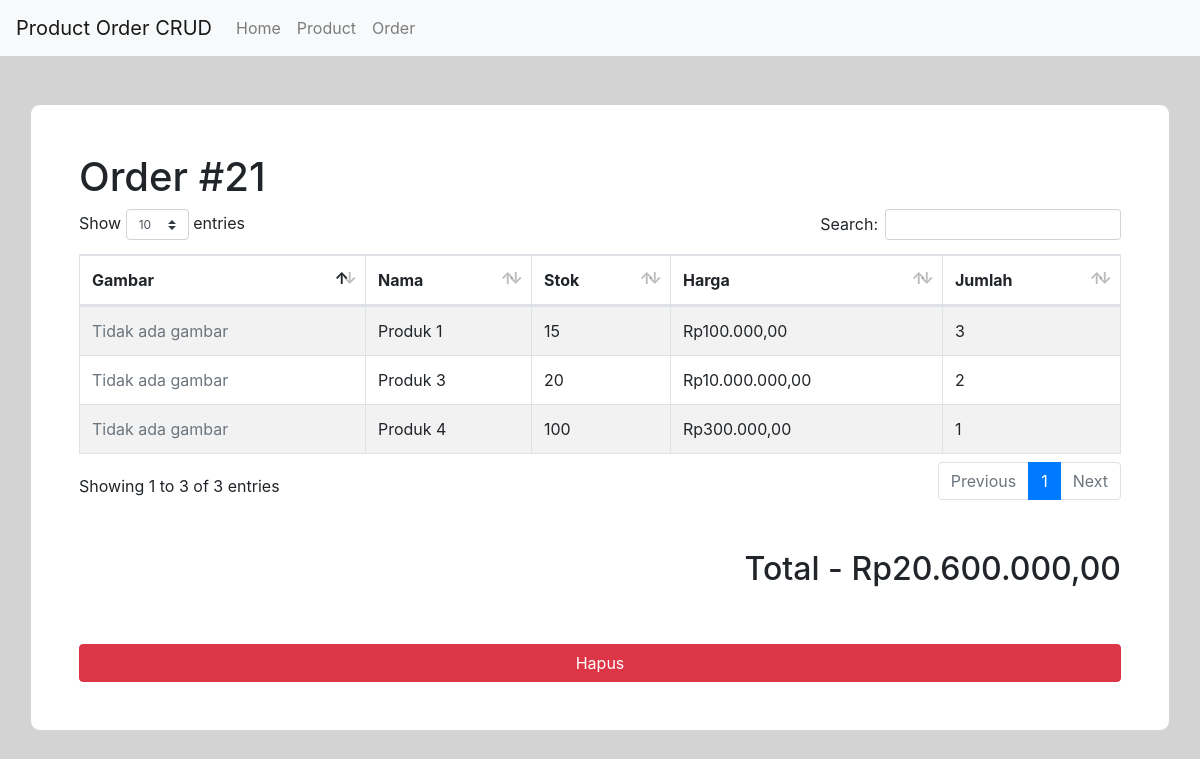
The app's page /order/view/21 with its own data.
### tables this page shows
CREATE TABLE `product_order` (
  `id` int(11) NOT NULL,
  `order_id` int(11) NOT NULL,
  `product_id` int(11) NOT NULL,
  `product_qtd` int(11) NOT NULL DEFAULT 1
);

CREATE TABLE `product` (
  `id` int(11) NOT NULL,
  `stok` int(10) NOT NULL,
  `nama` varchar(90) NOT NULL,
  `deskripsi` longtext DEFAULT NULL,
  `gambar` varchar(255) DEFAULT NULL,
  `harga` decimal(10,2) NOT NULL,
  `status` varchar(45) NOT NULL DEFAULT '1'
);

### application/controllers/Order.php (called while the page is built, shortened)
<?php
class Order extends CI_Controller {
    public function __construct()
    {
        $this->load->model('product_model','product');
        $this->load->model('order_model','order');
    }
    public function view($id = null){
        $data = array();
        $data['products'] = $this->product->getProductsByOrderId($id);
        $order_price = 0;
        foreach ($data['products'] as $key => $product){
            $order_price = ($product->harga * $product->product_qtd) + $order_price;
        }
        $data['total'] = $order_price;
        $data['order_id'] = $id;
        $this->load->view('order/order_form_view', $data);
    }
}

### index.php (called while the page is built, shortened)
<?php
require_once BASEPATH.'core/CodeIgniter.php';

### application/models/Product_model.php (called while the page is built, shortened)
<?php
class Product_model extends CI_Model {
    public function getProductsByOrderId($id){
        $this->db->join('product_order', 'product_order.product_id = product.id');
        $this->db->join('order', 'product_order.order_id = order.id');
        $this->db->select('product.nama, product.stok, product.harga, product.gambar, product_order.product_qtd');
        $this->db->order_by('product.id');
        $this->db->where('product_order.order_id', $id);
        $this->db->where('order.status', 1);
        $query = $this->db->get('product');
        return $query->result();
    }
}

### application/views/order/order_form_view.php (the view, shortened to what this page needs)
?><!DOCTYPE html>
<html lang="pt-BR">
<body>
<div class="container container-person mt-5 p-5">
    <h1>Order #<?=$order_id?></h1>
    <table id="order_table" class="table table-striped table-bordered table-responsive-sm" style="width:100%">
        <thead>
        <tr>
            <th>Gambar</th>
            <th>Nama</th>
            <th>Stok</th>
            <th>Harga</th>
            <th>Jumlah</th>
        </tr>
        </thead>
        <tbody>
        <?php if($products) { ?>
            <?php foreach ($products as $product) { ?>
                <tr>
                    <td>
                        <?php if (!empty($product->gambar)) { ?>
                            <img src="<?= base_url('uploads/' . $product->gambar) ?>" alt="<?= $product->nama ?>" width="80">
                        <?php } else { ?>
                            <span class="text-muted">Tidak ada gambar</span>
                        <?php } ?>
                    </td>
                    <td><?= $product->nama ?></td>
                    <td><?= $product->stok ?></td>
                    <td>Rp<?= number_format($product->harga, 2, ',', '.') ?></td>
                    <td><?= $product->product_qtd ?></td>
                </tr>
            <?php } ?>
        <?php } else { ?>
            <td class="text-center" colspan="4">Tidak ada produk dalam pesanan ini</td>
        <?php } ?>
        </tbody>
    </table>
    <div class="row">
        <div class="col-sm-12">
            <h2 class="float-right mt-5">Total - Rp<?= number_format($total, 2, ',', '.') ?></h2>
        </div>
    </div>
    <div class="row">
        <div class="col-sm-12">
            <a href="#" data-id="<?=base_url('order/delete/'.$order_id)?>" class="btn btn-danger delete-order w-100 mt-5" data-toggle="modal" data-target="#deleteOrderModal">Hapus</a>
        </div>
    </div>
</div>
</body>
</html>

### assets/css/custom.css (style rules this page uses)
body { background-color: lightgray; }
.container-person { background-color: white; border-radius: 10px; border: 1px solid lightgray; padding: 5px 5px; margin-top: 5px; }

### records on screen
product_order: product.nama "Produk 1", product.stok "15", product.harga "100.000,00", product_qtd "3"
product_order: product.nama "Produk 3", product.stok "20", product.harga "10.000.000,00", product_qtd "2"
product_order: product.nama "Produk 4", product.stok "100", product.harga "300.000,00", product_qtd "1"

### other values on screen
$order_id "21"
$total "20.600.000,00"
